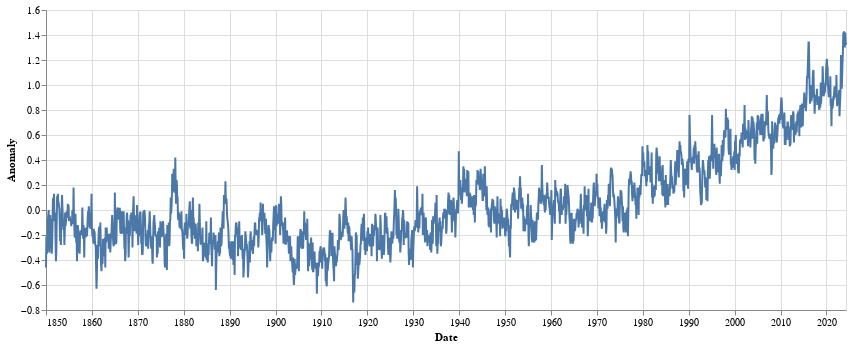

Notebook code for this chart:
### Code cell
import altair as alt

chart = alt.Chart(df
).mark_line(
).encode(
    x='Date',
    y='Anomaly'
).properties(
    width=800
)

chart

### Figure 1 — Vega-Lite specification as saved in the notebook (floating-point values rounded to 4 significant figures; data arrays with more than 128 entries replaced by an {"elided": "..."} marker saying what was removed)
{"config": {"view": {"continuousWidth": 300, "continuousHeight": 300}}, "data": {"name": "data-28cd39674868bff0586e75d109b20cd9"}, "mark": {"type": "line"}, "encoding": {"x": {"field": "Date", "type": "temporal"}, "y": {"field": "Anomaly", "type": "quantitative"}}, "width": 800, "$schema": "https://vega.github.io/schema/vega-lite/v5.16.3.json", "datasets": {"data-28cd39674868bff0586e75d109b20cd9": {"elided": "2092 records"}}}
